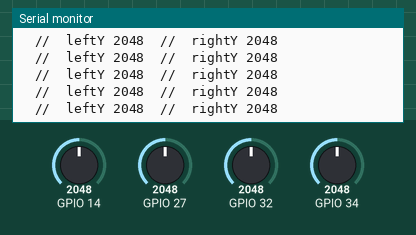
Recording of a sketch running on a simulated ESP32. Parts: the last lines printed to the serial monitor. The test bench sets the inputs (shaded band); at power-on: GPIO 14 = 2048, GPIO 34 = 2048, GPIO 27 = 2048, GPIO 32 = 2048. No radio packets arrive unless stated.

Above: at 1.2 s.
1.3 s: GPIO 14 set to 2866
At 2.3 s:
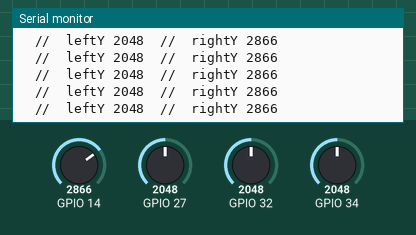
2.8 s: GPIO 34 set to 2866
At 3.7 s:
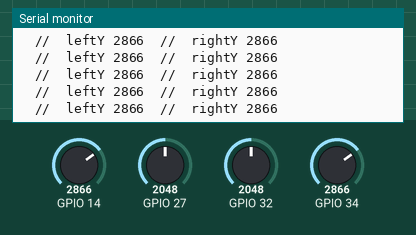
4.3 s: GPIO 14 set to 3972
At 5.1 s:
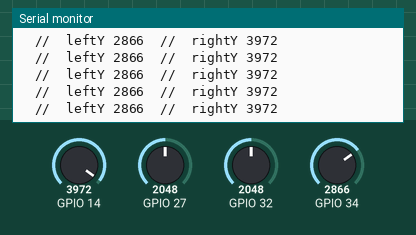
5.8 s: GPIO 34 set to 3972
At 6.5 s:
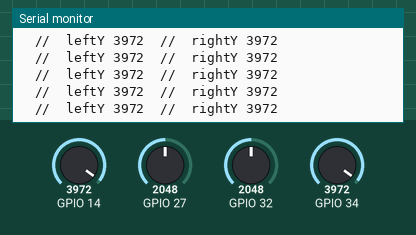
Timing chart, 0 to 7.5 s (numbered marks = the images above; inputs shaded):
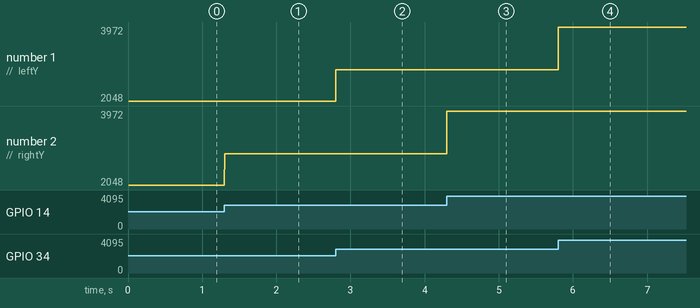

Measured:
- after the input at 1.3 s, the serial monitor: prints a new line at once (image 1)
- after the input at 2.8 s, the serial monitor: prints a new line at once (image 2)
- after the input at 4.3 s, the serial monitor: prints a new line at once (image 3)
- after the input at 5.8 s, the serial monitor: prints a new line at once (image 4)
- plotted number 2: 2048 → 2866 after the input at 1.3 s, 2866 → 3972 after the input at 4.3 s

The sketch:

Cod_Controle_Emissor.ino
```cpp
#include <SPI.h>
#include <Wire.h>
#include <nRF24L01.h>
#include <RF24.h>

RF24 radio(4, 5); // CE, CSN on Blue Pill
const uint64_t address[6] = {0x7878787878LL,
0XB3B4B5B6F1LL,
0xB3B4B5B6CDLL,
0XB3B4B5B6A3LL,
0XB3B4B5B60FLL,
0xB3B4B5B605LL
};

int vel1 = 0;
int vel2 = 0;

struct MyData
{
  int leftX;
  int leftY;
  int rightX;
  int rightY;
};
MyData data;

void setup()
{
  Serial.begin(115200);
  Serial.print("Aguardando resposta ");

  while(!radio.begin()){
    Serial.print(".");
    radio.begin();                  //Starting the Wireless communication
    delay(500);
  }

  radio.openWritingPipe(address[0]); //Setting the address where we will send the data
  radio.setPALevel(RF24_PA_MIN);  //You can set it as minimum or maximum depending on the distance between the transmitter and receiver.
  radio.stopListening();          //This sets the module as transmitter
}

void loop()
{
  data.leftX = analogRead(27);
  data.leftY = analogRead(34);
  data.rightX = analogRead(32);
  data.rightY = analogRead(14);

  //Serial.print("leftX ");
  //Serial.print(data.leftX);

  Serial.print("  //  leftY ");
  Serial.print((data.leftY));


  //Serial.print("  //  rightX ");
  //Serial.print(data.rightX);

  Serial.print("  //  rightY ");
  Serial.println((data.rightY));


  radio.write(&data, sizeof(MyData));
}
```
